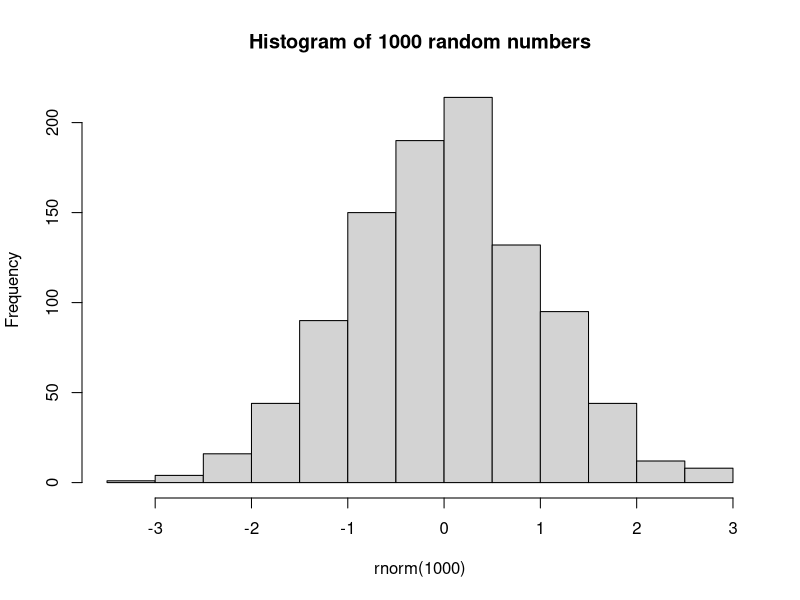

Write the R code that produced this figure.
## ---- chunk 1
setwd("~/Documents/Research/scripts/R/Introduction-to-R-for-Biologists/")
## ---- chunk 2
hist(rnorm(1000), main = "Histogram of 1000 random numbers")
